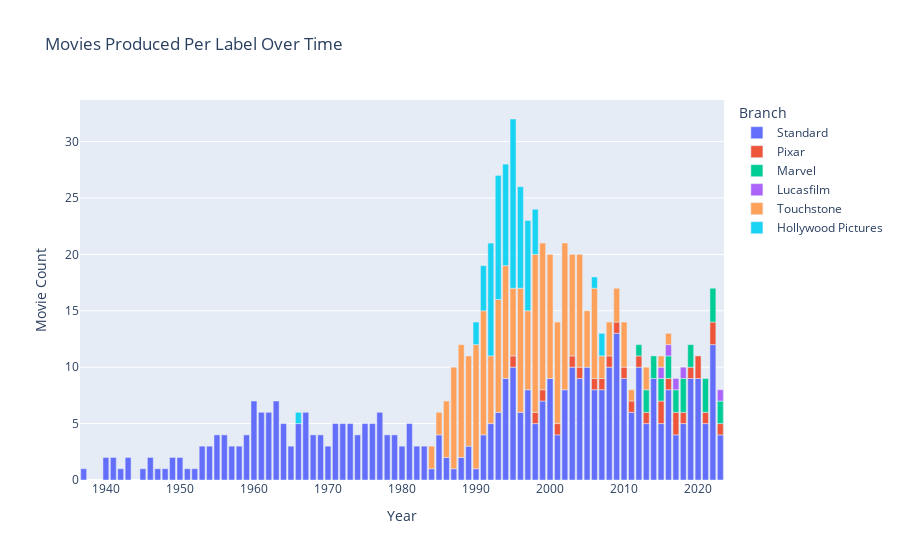

The notebook cell this image was saved under:
### Code cell
fig_branch_by_year = px.bar(branch_by_year, title="Movies Produced Per Label Over Time", labels={'value':"Movie Count"})
fig_branch_by_year.show()

### Figure 1 — Plotly figure (JSON) as saved in the notebook; plotly's stock layout.template omitted (floating-point values rounded to 4 significant figures)
{"data": [{"alignmentgroup": "True", "hovertemplate": "Branch=Standard<br>Year=%{x}<br>Movie Count=%{y}<extra></extra>", "legendgroup": "Standard", "marker": {"color": "#636efa", "pattern": {"shape": ""}}, "name": "Standard", "offsetgroup": "Standard", "orientation": "v", "showlegend": true, "textposition": "auto", "type": "bar", "x": [1937, 1940, 1941, 1942, 1943, 1945, 1946, 1947, 1948, 1949, 1950, 1951, 1952, 1953, 1954, 1955, 1956, 1957, 1958, 1959, 1960, 1961, 1962, 1963, 1964, 1965, 1966, 1967, 1968, 1969, 1970, 1971, 1972, 1973, 1974, 1975, 1976, 1977, 1978, 1979, 1980, 1981, 1982, 1983, 1984, 1985, 1986, 1987, 1988, 1989, 1990, 1991, 1992, 1993, 1994, 1995, 1996, 1997, 1998, 1999, 2000, 2001, 2002, 2003, 2004, 2005, 2006, 2007, 2008, 2009, 2010, 2011, 2012, 2013, 2014, 2015, 2016, 2017, 2018, 2019, 2020, 2021, 2022, 2023], "xaxis": "x", "y": [1, 2, 2, 1, 2, 1, 2, 1, 1, 2, 2, 1, 1, 3, 3, 4, 4, 3, 3, 4, 7, 6, 6, 7, 5, 3, 5, 6, 4, 4, 3, 5, 5, 5, 4, 5, 5, 6, 4, 4, 3, 5, 3, 3, 1, 4, 2, 1, 2, 3, 1, 4, 5, 6, 9, 10, 6, 8, 5, 7, 9, 4, 8, 10, 9, 10, 8, 8, 10, 13, 9, 6, 10, 5, 9, 5, 8, 4, 5, 9, 9, 5, 12, 4], "yaxis": "y"}, {"alignmentgroup": "True", "hovertemplate": "Branch=Pixar<br>Year=%{x}<br>Movie Count=%{y}<extra></extra>", "legendgroup": "Pixar", "marker": {"color": "#EF553B", "pattern": {"shape": ""}}, "name": "Pixar", "offsetgroup": "Pixar", "orientation": "v", "showlegend": true, "textposition": "auto", "type": "bar", "x": [1937, 1940, 1941, 1942, 1943, 1945, 1946, 1947, 1948, 1949, 1950, 1951, 1952, 1953, 1954, 1955, 1956, 1957, 1958, 1959, 1960, 1961, 1962, 1963, 1964, 1965, 1966, 1967, 1968, 1969, 1970, 1971, 1972, 1973, 1974, 1975, 1976, 1977, 1978, 1979, 1980, 1981, 1982, 1983, 1984, 1985, 1986, 1987, 1988, 1989, 1990, 1991, 1992, 1993, 1994, 1995, 1996, 1997, 1998, 1999, 2000, 2001, 2002, 2003, 2004, 2005, 2006, 2007, 2008, 2009, 2010, 2011, 2012, 2013, 2014, 2015, 2016, 2017, 2018, 2019, 2020, 2021, 2022, 2023], "xaxis": "x", "y": [null, null, null, null, null, null, null, null, null, null, null, null, null, null, null, null, null, null, null, null, null, null, null, null, null, null, null, null, null, null, null, null, null, null, null, null, null, null, null, null, null, null, null, null, null, null, null, null, null, null, null, null, null, null, null, 1, null, null, 1, 1, null, 1, null, 1, 1, null, 1, 1, 1, 1, 1, 1, 1, 1, null, 2, 1, 2, 1, 1, 2, 1, 2, 1], "yaxis": "y"}, {"alignmentgroup": "True", "hovertemplate": "Branch=Marvel<br>Year=%{x}<br>Movie Count=%{y}<extra></extra>", "legendgroup": "Marvel", "marker": {"color": "#00cc96", "pattern": {"shape": ""}}, "name": "Marvel", "offsetgroup": "Marvel", "orientation": "v", "showlegend": true, "textposition": "auto", "type": "bar", "x": [1937, 1940, 1941, 1942, 1943, 1945, 1946, 1947, 1948, 1949, 1950, 1951, 1952, 1953, 1954, 1955, 1956, 1957, 1958, 1959, 1960, 1961, 1962, 1963, 1964, 1965, 1966, 1967, 1968, 1969, 1970, 1971, 1972, 1973, 1974, 1975, 1976, 1977, 1978, 1979, 1980, 1981, 1982, 1983, 1984, 1985, 1986, 1987, 1988, 1989, 1990, 1991, 1992, 1993, 1994, 1995, 1996, 1997, 1998, 1999, 2000, 2001, 2002, 2003, 2004, 2005, 2006, 2007, 2008, 2009, 2010, 2011, 2012, 2013, 2014, 2015, 2016, 2017, 2018, 2019, 2020, 2021, 2022, 2023], "xaxis": "x", "y": [null, null, null, null, null, null, null, null, null, null, null, null, null, null, null, null, null, null, null, null, null, null, null, null, null, null, null, null, null, null, null, null, null, null, null, null, null, null, null, null, null, null, null, null, null, null, null, null, null, null, null, null, null, null, null, null, null, null, null, null, null, null, null, null, null, null, null, null, null, null, null, null, 1, 2, 2, 2, 2, 2, 3, 2, null, 3, 3, 2], "yaxis": "y"}, {"alignmentgroup": "True", "hovertemplate": "Branch=Lucasfilm<br>Year=%{x}<br>Movie Count=%{y}<extra></extra>", "legendgroup": "Lucasfilm", "marker": {"color": "#ab63fa", "pattern": {"shape": ""}}, "name": "Lucasfilm", "offsetgroup": "Lucasfilm", "orientation": "v", "showlegend": true, "textposition": "auto", "type": "bar", "x": [1937, 1940, 1941, 1942, 1943, 1945, 1946, 1947, 1948, 1949, 1950, 1951, 1952, 1953, 1954, 1955, 1956, 1957, 1958, 1959, 1960, 1961, 1962, 1963, 1964, 1965, 1966, 1967, 1968, 1969, 1970, 1971, 1972, 1973, 1974, 1975, 1976, 1977, 1978, 1979, 1980, 1981, 1982, 1983, 1984, 1985, 1986, 1987, 1988, 1989, 1990, 1991, 1992, 1993, 1994, 1995, 1996, 1997, 1998, 1999, 2000, 2001, 2002, 2003, 2004, 2005, 2006, 2007, 2008, 2009, 2010, 2011, 2012, 2013, 2014, 2015, 2016, 2017, 2018, 2019, 2020, 2021, 2022, 2023], "xaxis": "x", "y": [null, null, null, null, null, null, null, null, null, null, null, null, null, null, null, null, null, null, null, null, null, null, null, null, null, null, null, null, null, null, null, null, null, null, null, null, null, null, null, null, null, null, null, null, null, null, null, null, null, null, null, null, null, null, null, null, null, null, null, null, null, null, null, null, null, null, null, null, null, null, null, null, null, null, null, 1, 1, 1, 1, null, null, null, null, 1], "yaxis": "y"}, {"alignmentgroup": "True", "hovertemplate": "Branch=Touchstone<br>Year=%{x}<br>Movie Count=%{y}<extra></extra>", "legendgroup": "Touchstone", "marker": {"color": "#FFA15A", "pattern": {"shape": ""}}, "name": "Touchstone", "offsetgroup": "Touchstone", "orientation": "v", "showlegend": true, "textposition": "auto", "type": "bar", "x": [1937, 1940, 1941, 1942, 1943, 1945, 1946, 1947, 1948, 1949, 1950, 1951, 1952, 1953, 1954, 1955, 1956, 1957, 1958, 1959, 1960, 1961, 1962, 1963, 1964, 1965, 1966, 1967, 1968, 1969, 1970, 1971, 1972, 1973, 1974, 1975, 1976, 1977, 1978, 1979, 1980, 1981, 1982, 1983, 1984, 1985, 1986, 1987, 1988, 1989, 1990, 1991, 1992, 1993, 1994, 1995, 1996, 1997, 1998, 1999, 2000, 2001, 2002, 2003, 2004, 2005, 2006, 2007, 2008, 2009, 2010, 2011, 2012, 2013, 2014, 2015, 2016, 2017, 2018, 2019, 2020, 2021, 2022, 2023], "xaxis": "x", "y": [null, null, null, null, null, null, null, null, null, null, null, null, null, null, null, null, null, null, null, null, null, null, null, null, null, null, null, null, null, null, null, null, null, null, null, null, null, null, null, null, null, null, null, null, 2, 2, 5, 9, 10, 8, 11, 11, 6, 10, 10, 6, 11, 7, 14, 13, 11, 9, 13, 9, 10, 5, 8, 2, 3, 3, 4, 1, null, 2, null, 1, 1, null, null, null, null, null, null, null], "yaxis": "y"}, {"alignmentgroup": "True", "hovertemplate": "Branch=Hollywood Pictures<br>Year=%{x}<br>Movie Count=%{y}<extra></extra>", "legendgroup": "Hollywood Pictures", "marker": {"color": "#19d3f3", "pattern": {"shape": ""}}, "name": "Hollywood Pictures", "offsetgroup": "Hollywood Pictures", "orientation": "v", "showlegend": true, "textposition": "auto", "type": "bar", "x": [1937, 1940, 1941, 1942, 1943, 1945, 1946, 1947, 1948, 1949, 1950, 1951, 1952, 1953, 1954, 1955, 1956, 1957, 1958, 1959, 1960, 1961, 1962, 1963, 1964, 1965, 1966, 1967, 1968, 1969, 1970, 1971, 1972, 1973, 1974, 1975, 1976, 1977, 1978, 1979, 1980, 1981, 1982, 1983, 1984, 1985, 1986, 1987, 1988, 1989, 1990, 1991, 1992, 1993, 1994, 1995, 1996, 1997, 1998, 1999, 2000, 2001, 2002, 2003, 2004, 2005, 2006, 2007, 2008, 2009, 2010, 2011, 2012, 2013, 2014, 2015, 2016, 2017, 2018, 2019, 2020, 2021, 2022, 2023], "xaxis": "x", "y": [null, null, null, null, null, null, null, null, null, null, null, null, null, null, null, null, null, null, null, null, null, null, null, null, null, null, 1, null, null, null, null, null, null, null, null, null, null, null, null, null, null, null, null, null, null, null, null, null, null, null, 2, 4, 10, 11, 9, 15, 9, 8, 4, null, null, null, null, null, null, null, 1, 2, null, null, null, null, null, null, null, null, null, null, null, null, null, null, null, null], "yaxis": "y"}], "layout": {"barmode": "relative", "legend": {"title": {"text": "Branch"}, "tracegroupgap": 0}, "title": {"text": "Movies Produced Per Label Over Time"}, "xaxis": {"anchor": "y", "domain": [0, 1], "title": {"text": "Year"}}, "yaxis": {"anchor": "x", "domain": [0, 1], "title": {"text": "Movie Count"}}}}
